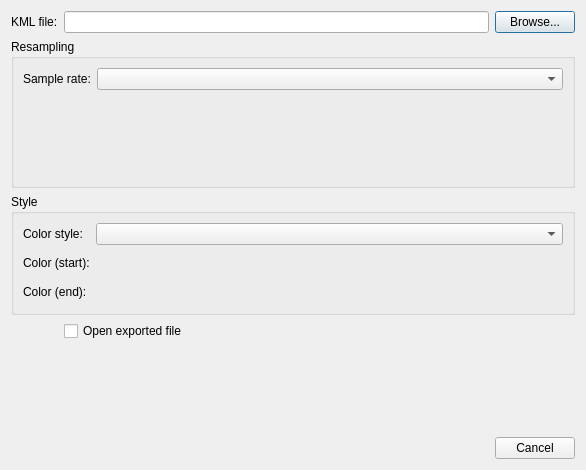
<?xml version="1.0" encoding="UTF-8"?>
<ui version="4.0">
 <class>KMLExportDialog</class>
 <widget class="QDialog" name="KMLExportDialog">
  <property name="geometry">
   <rect>
    <x>0</x>
    <y>0</y>
    <width>586</width>
    <height>470</height>
   </rect>
  </property>
  <property name="windowTitle">
   <string>KML Export</string>
  </property>
  <layout class="QFormLayout" name="formLayout_2">
   <item row="0" column="0">
    <widget class="QLabel" name="label_2">
     <property name="text">
      <string>KML file:</string>
     </property>
    </widget>
   </item>
   <item row="0" column="1">
    <layout class="QHBoxLayout" name="horizontalLayout">
     <item>
      <widget class="QLineEdit" name="filePathLineEdit">
       <property name="minimumSize">
        <size>
         <width>400</width>
         <height>0</height>
        </size>
       </property>
      </widget>
     </item>
     <item>
      <widget class="QPushButton" name="fileSelectionPushButton">
       <property name="text">
        <string>Browse...</string>
       </property>
      </widget>
     </item>
    </layout>
   </item>
   <item row="1" column="0" colspan="2">
    <widget class="QGroupBox" name="informationGroupBox">
     <property name="title">
      <string>Resampling</string>
     </property>
     <layout class="QFormLayout" name="formLayout_3">
      <item row="0" column="0">
       <widget class="QLabel" name="label">
        <property name="text">
         <string>Sample rate:</string>
        </property>
       </widget>
      </item>
      <item row="2" column="0" colspan="2">
       <widget class="QLabel" name="infoLabel">
        <property name="minimumSize">
         <size>
          <width>300</width>
          <height>80</height>
         </size>
        </property>
        <property name="text">
         <string/>
        </property>
        <property name="wordWrap">
         <bool>true</bool>
        </property>
       </widget>
      </item>
      <item row="0" column="1">
       <widget class="QComboBox" name="resamplingComboBox"/>
      </item>
     </layout>
    </widget>
   </item>
   <item row="2" column="0" colspan="2">
    <widget class="QGroupBox" name="styleGroupBox">
     <property name="title">
      <string>Style</string>
     </property>
     <layout class="QFormLayout" name="formLayout">
      <item row="0" column="0">
       <widget class="QLabel" name="label_3">
        <property name="text">
         <string>Color style:</string>
        </property>
       </widget>
      </item>
      <item row="0" column="1">
       <widget class="QComboBox" name="colorStyleComboBox">
        <property name="minimumSize">
         <size>
          <width>200</width>
          <height>0</height>
         </size>
        </property>
       </widget>
      </item>
      <item row="1" column="0">
       <widget class="QLabel" name="label_4">
        <property name="text">
         <string>Color (start):</string>
        </property>
       </widget>
      </item>
      <item row="1" column="1">
       <layout class="QHBoxLayout" name="horizontalLayout_2">
        <item>
         <widget class="QToolButton" name="color1StartToolButton">
          <property name="acceptDrops">
           <bool>false</bool>
          </property>
          <property name="toolTip">
           <string>Jet engines</string>
          </property>
          <property name="text">
           <string/>
          </property>
          <property name="autoRaise">
           <bool>true</bool>
          </property>
         </widget>
        </item>
        <item>
         <widget class="QToolButton" name="color2StartToolButton">
          <property name="toolTip">
           <string>Turboprop engines</string>
          </property>
          <property name="text">
           <string/>
          </property>
          <property name="autoRaise">
           <bool>true</bool>
          </property>
         </widget>
        </item>
        <item>
         <widget class="QToolButton" name="color3StartToolButton">
          <property name="toolTip">
           <string>Piston engines</string>
          </property>
          <property name="text">
           <string/>
          </property>
          <property name="autoRaise">
           <bool>true</bool>
          </property>
         </widget>
        </item>
        <item>
         <widget class="QToolButton" name="color4StartToolButton">
          <property name="toolTip">
           <string>All engines</string>
          </property>
          <property name="text">
           <string/>
          </property>
          <property name="autoRaise">
           <bool>true</bool>
          </property>
         </widget>
        </item>
        <item>
         <spacer name="horizontalSpacer">
          <property name="orientation">
           <enum>Qt::Horizontal</enum>
          </property>
          <property name="sizeHint" stdset="0">
           <size>
            <width>40</width>
            <height>20</height>
           </size>
          </property>
         </spacer>
        </item>
       </layout>
      </item>
      <item row="2" column="0">
       <widget class="QLabel" name="label_5">
        <property name="text">
         <string>Color (end):</string>
        </property>
       </widget>
      </item>
      <item row="2" column="1">
       <layout class="QHBoxLayout" name="horizontalLayout_3">
        <item>
         <widget class="QToolButton" name="color1EndToolButton">
          <property name="toolTip">
           <string>Jet engines</string>
          </property>
          <property name="text">
           <string/>
          </property>
          <property name="autoRaise">
           <bool>true</bool>
          </property>
         </widget>
        </item>
        <item>
         <widget class="QToolButton" name="color2EndToolButton">
          <property name="toolTip">
           <string>Turboprop engines</string>
          </property>
          <property name="text">
           <string/>
          </property>
          <property name="autoRaise">
           <bool>true</bool>
          </property>
         </widget>
        </item>
        <item>
         <widget class="QToolButton" name="color3EndToolButton">
          <property name="toolTip">
           <string>Piston engines</string>
          </property>
          <property name="text">
           <string/>
          </property>
          <property name="autoRaise">
           <bool>true</bool>
          </property>
         </widget>
        </item>
        <item>
         <widget class="QToolButton" name="color4EndToolButton">
          <property name="toolTip">
           <string>All engines</string>
          </property>
          <property name="text">
           <string/>
          </property>
          <property name="autoRaise">
           <bool>true</bool>
          </property>
         </widget>
        </item>
        <item>
         <spacer name="horizontalSpacer_2">
          <property name="orientation">
           <enum>Qt::Horizontal</enum>
          </property>
          <property name="sizeHint" stdset="0">
           <size>
            <width>40</width>
            <height>20</height>
           </size>
          </property>
         </spacer>
        </item>
       </layout>
      </item>
     </layout>
    </widget>
   </item>
   <item row="3" column="1">
    <widget class="QCheckBox" name="openExportCheckBox">
     <property name="text">
      <string>Open exported file</string>
     </property>
    </widget>
   </item>
   <item row="5" column="1">
    <widget class="QDialogButtonBox" name="buttonBox">
     <property name="orientation">
      <enum>Qt::Horizontal</enum>
     </property>
     <property name="standardButtons">
      <set>QDialogButtonBox::Cancel</set>
     </property>
    </widget>
   </item>
   <item row="4" column="1">
    <spacer name="verticalSpacer">
     <property name="orientation">
      <enum>Qt::Vertical</enum>
     </property>
     <property name="sizeHint" stdset="0">
      <size>
       <width>385</width>
       <height>21</height>
      </size>
     </property>
    </spacer>
   </item>
  </layout>
 </widget>
 <resources/>
 <connections>
  <connection>
   <sender>buttonBox</sender>
   <signal>accepted()</signal>
   <receiver>KMLExportDialog</receiver>
   <slot>accept()</slot>
   <hints>
    <hint type="sourcelabel">
     <x>336</x>
     <y>441</y>
    </hint>
    <hint type="destinationlabel">
     <x>157</x>
     <y>274</y>
    </hint>
   </hints>
  </connection>
  <connection>
   <sender>buttonBox</sender>
   <signal>rejected()</signal>
   <receiver>KMLExportDialog</receiver>
   <slot>reject()</slot>
   <hints>
    <hint type="sourcelabel">
     <x>404</x>
     <y>441</y>
    </hint>
    <hint type="destinationlabel">
     <x>286</x>
     <y>274</y>
    </hint>
   </hints>
  </connection>
 </connections>
</ui>
